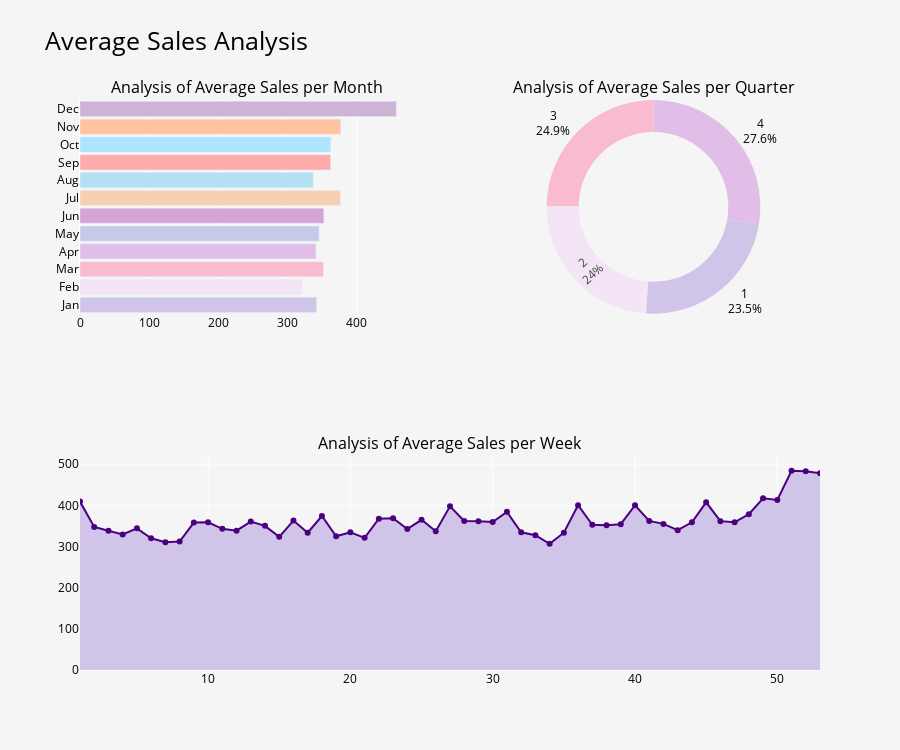

The cell this chart's notebook holds for it:
### Markdown cell above
### Interpretation of Average Sales by Year

Note: there is no data for September to December of 2017.

December is consistently the best month for sales.  Other months have varied year to year, with February being a consistently low sale month and October and November being consistently higher than average sale months.

### Code cell
# Data Preparation for Monthly, Weekly, and Quarterly Sales
def prepare_data(df):
    df_m_sa = df.groupby('month').agg({"sales": "mean"}).reset_index()
    df_m_sa['sales'] = round(df_m_sa['sales'], 2)
    df_m_sa['month_text'] = df_m_sa['month'].apply(lambda x: calendar.month_abbr[x])
    
    df_w_sa = df.groupby('week').agg({"sales": "mean"}).reset_index()
    df_q_sa = df.groupby('quarter').agg({"sales": "mean"}).reset_index()
    
    return df_m_sa, df_w_sa, df_q_sa

# Prepare Data
df_m_sa, df_w_sa, df_q_sa = prepare_data(df_train1)

# Define Colors 
bar_colors = ['#D1C4E9', '#F3E5F5', '#F8BBD0', '#E1BEE7', '#C5CAE9', '#D4A5D4', '#F9CFB2', '#B3E0F2', '#FFABAB', '#ACE5FF', '#FFC3A0', '#CDB3D4']
pie_colors = ['#D1C4E9', '#F3E5F5', '#F8BBD0', '#E1BEE7', '#C5CAE9']
line_color = '#D1C4E9'

# Create Subplots
fig = make_subplots(rows=2, cols=2, specs=[[{"type": "bar"}, {"type": "pie"}], [{"colspan": 2}, None]],
                    subplot_titles=("Analysis of Average Sales per Month", "Analysis of Average Sales per Quarter", 
                                    "Analysis of Average Sales per Week"))

# Add Monthly Sales Bar Chart
fig.add_trace(go.Bar(x=df_m_sa['sales'], y=df_m_sa['month_text'], orientation='h',
                     marker=dict(color=bar_colors), name='Month'), row=1, col=1)

# Add Quarterly Sales Pie Chart
fig.add_trace(go.Pie(values=df_q_sa['sales'], labels=df_q_sa['quarter'],
                     marker=dict(colors=pie_colors), hole=0.7, textinfo='label+percent'), row=1, col=2)

# Add Weekly Sales Line Chart
fig.add_trace(go.Scatter(x=df_w_sa['week'], y=df_w_sa['sales'], mode='lines+markers',
                         fill='tozeroy', fillcolor=line_color, marker=dict(color='#4B0082'), name='Week'), row=2, col=1)

# Style Customization
fig.update_layout(height=750, bargap=0.15, title_text="Average Sales Analysis",
                  title_font=dict(size=25, color='black'), font=dict(color='black'), 
                 plot_bgcolor='#F5F5F5', paper_bgcolor='#F5F5F5', showlegend=False)

# Show Figure
fig.show()

### Figure 1 — Plotly figure (JSON) as saved in the notebook; plotly's stock layout.template omitted (floating-point values rounded to 4 significant figures)
{"data": [{"marker": {"color": ["#D1C4E9", "#F3E5F5", "#F8BBD0", "#E1BEE7", "#C5CAE9", "#D4A5D4", "#F9CFB2", "#B3E0F2", "#FFABAB", "#ACE5FF", "#FFC3A0", "#CDB3D4"]}, "name": "Month", "orientation": "h", "type": "bar", "x": [341.9, 320.9, 352.0, 341.2, 345.6, 352.5, 376.4, 337.0, 362.3, 362.4, 376.9, 457.4], "xaxis": "x", "y": ["Jan", "Feb", "Mar", "Apr", "May", "Jun", "Jul", "Aug", "Sep", "Oct", "Nov", "Dec"], "yaxis": "y"}, {"domain": {"x": [0.55, 1], "y": [0.625, 1]}, "hole": 0.7, "labels": [1, 2, 3, 4], "marker": {"colors": ["#D1C4E9", "#F3E5F5", "#F8BBD0", "#E1BEE7", "#C5CAE9"]}, "textinfo": "label+percent", "type": "pie", "values": [338.8, 346.5, 359.3, 399.2]}, {"fill": "tozeroy", "fillcolor": "#D1C4E9", "marker": {"color": "#4B0082"}, "mode": "lines+markers", "name": "Week", "type": "scatter", "x": [1, 2, 3, 4, 5, 6, 7, 8, 9, 10, 11, 12, 13, 14, 15, 16, 17, 18, 19, 20, 21, 22, 23, 24, 25, 26, 27, 28, 29, 30, 31, 32, 33, 34, 35, 36, 37, 38, 39, 40, 41, 42, 43, 44, 45, 46, 47, 48, 49, 50, 51, 52, 53], "xaxis": "x2", "y": [409.1, 347.5, 338.1, 329.2, 344.2, 320.1, 310.4, 311.9, 358.2, 358.6, 343.0, 338.4, 360.5, 350.2, 323.5, 363.1, 333.5, 374.1, 324.7, 334.4, 321.1, 367.7, 368.6, 342.2, 364.8, 337.2, 397.5, 362.0, 361.4, 359.6, 384.2, 334.7, 327.5, 306.6, 333.6, 400.3, 352.6, 351.5, 354.2, 400.3, 362.2, 354.9, 339.6, 358.8, 407.3, 361.6, 358.7, 378.6, 417.3, 412.9, 484.2, 482.9, 478.2], "yaxis": "y2"}], "layout": {"annotations": [{"font": {"size": 16}, "showarrow": false, "text": "Analysis of Average Sales per Month", "x": 0.225, "xanchor": "center", "xref": "paper", "y": 1, "yanchor": "bottom", "yref": "paper"}, {"font": {"size": 16}, "showarrow": false, "text": "Analysis of Average Sales per Quarter", "x": 0.775, "xanchor": "center", "xref": "paper", "y": 1, "yanchor": "bottom", "yref": "paper"}, {"font": {"size": 16}, "showarrow": false, "text": "Analysis of Average Sales per Week", "x": 0.5, "xanchor": "center", "xref": "paper", "y": 0.375, "yanchor": "bottom", "yref": "paper"}], "bargap": 0.15, "font": {"color": "black"}, "height": 750, "paper_bgcolor": "#F5F5F5", "plot_bgcolor": "#F5F5F5", "showlegend": false, "title": {"font": {"color": "black", "size": 25}, "text": "Average Sales Analysis"}, "xaxis": {"anchor": "y", "domain": [0, 0.45]}, "xaxis2": {"anchor": "y2", "domain": [0, 1]}, "yaxis": {"anchor": "x", "domain": [0.625, 1]}, "yaxis2": {"anchor": "x2", "domain": [0, 0.375]}}}
